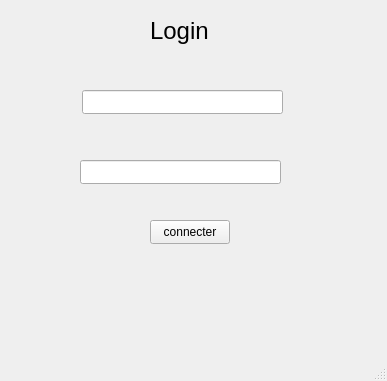
<?xml version="1.0" encoding="UTF-8"?>
<ui version="4.0">
 <class>login</class>
 <widget class="QMainWindow" name="login">
  <property name="geometry">
   <rect>
    <x>0</x>
    <y>0</y>
    <width>387</width>
    <height>381</height>
   </rect>
  </property>
  <property name="windowTitle">
   <string>MainWindow</string>
  </property>
  <widget class="QWidget" name="centralwidget">
   <widget class="QPushButton" name="pushButton">
    <property name="geometry">
     <rect>
      <x>150</x>
      <y>220</y>
      <width>80</width>
      <height>24</height>
     </rect>
    </property>
    <property name="text">
     <string>connecter</string>
    </property>
   </widget>
   <widget class="QLineEdit" name="usernameLineEdit">
    <property name="geometry">
     <rect>
      <x>82</x>
      <y>90</y>
      <width>201</width>
      <height>24</height>
     </rect>
    </property>
   </widget>
   <widget class="QLineEdit" name="passwordLineEdit">
    <property name="geometry">
     <rect>
      <x>80</x>
      <y>160</y>
      <width>201</width>
      <height>24</height>
     </rect>
    </property>
   </widget>
   <widget class="QLabel" name="label">
    <property name="geometry">
     <rect>
      <x>150</x>
      <y>10</y>
      <width>151</width>
      <height>41</height>
     </rect>
    </property>
    <property name="font">
     <font>
      <pointsize>18</pointsize>
     </font>
    </property>
    <property name="text">
     <string>Login</string>
    </property>
   </widget>
  </widget>
  <widget class="QMenuBar" name="menubar">
   <property name="geometry">
    <rect>
     <x>0</x>
     <y>0</y>
     <width>387</width>
     <height>21</height>
    </rect>
   </property>
  </widget>
  <widget class="QStatusBar" name="statusbar"/>
 </widget>
 <resources/>
 <connections/>
</ui>
